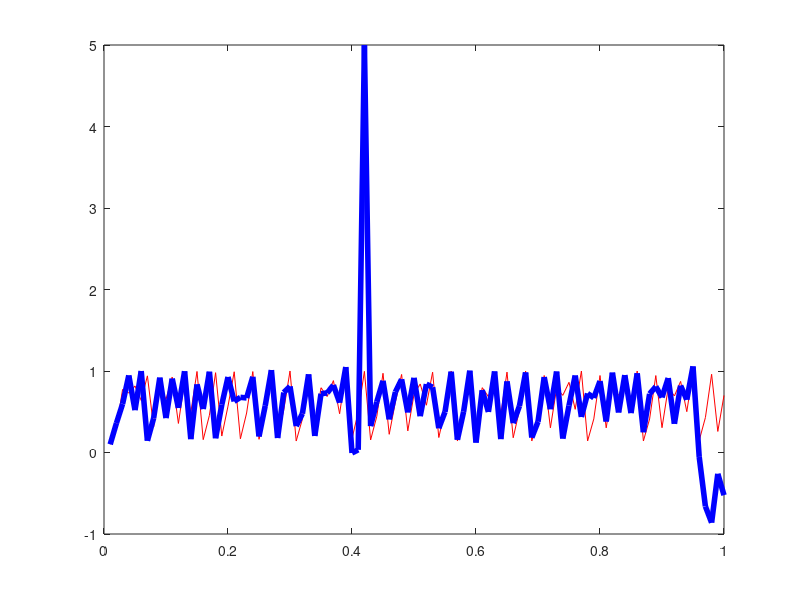

Reproduce this figure in MATLAB.
%扩展卡尔曼滤波
%x(k)=sin(3*x(k-1))
%y(k)=x(k)^2
%多峰分布，非常强的非线性

t=0.01:0.01:1;
n=length(t);
x=zeros(1,n);
y=zeros(1,n);
x(1)=0.1;
y(1)=0.1;
for i=2:n
    x(i)=sin(3*x(i-1));
    y(i)=x(i)^2+normrnd(0, 0.2);
end

Xplus=zeros(1,n);
Pplus=0.1;
Xplus(1)=0.1;
Q=0.0001;
R=1;

for i=2:n
    %预测步
    A=3*cos(3*Xplus(i-1));
    Xminus=sin(3*Xplus(i-1));
    Pminus=A*Pplus*A'+Q;
    %更新步
    C=2*Xminus;
    K=(Pminus*C)/(C*Pminus*C'+R);
    Xplus(i)=Xminus+K*(y(i)-Xminus^2);
    Pplus=(eye(1)-K*C)*Pminus;
end

plot(t,x,'r',t,Xplus,'b','LineWidth',4)